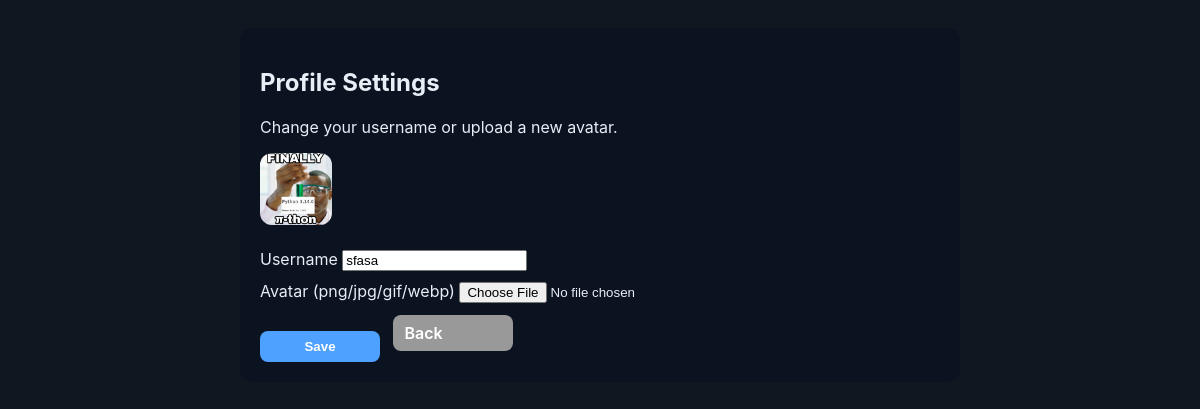
The app's page /settings (signed in) with its own data.
### tables this page shows
CREATE TABLE users
                      (id INTEGER PRIMARY KEY, email TEXT UNIQUE, username TEXT UNIQUE, password TEXT, avatar_url TEXT DEFAULT '', last_seen DATETIME, is_verified INTEGER DEFAULT 0, verification_code TEXT, verification_expiry DATETIME, last_verification_sent DATETIME);

### app.py (the view)
@app.get("/settings", response_class=HTMLResponse, name="settings")
def settings(request: Request):
    user_id = request.session.get('user_id')
    if not user_id:
        return RedirectResponse("/login")
    db = get_db_conn()
    me = get_user_by_id(db, user_id)
    db.close()
    return templates.TemplateResponse("settings.html", {"request": request, "me": me})

### templates/settings.html (shortened to what this page needs)
<!doctype html>
<html lang="en">
<head>
  <link rel="stylesheet" href="{{ url_for('static', path='css/style.css') }}">
</head>
<body>
  <div class="settings">
    <h2>Profile Settings</h2>
    <p>Change your username or upload a new avatar.</p>
    <div>
      <img src="{{ me['avatar_url'] or url_for('static', path='icons/default-avatar.png') }}" alt="avatar" class="avatar-preview">
    </div>
    <form action="{{ url_for('update_profile') }}" method="post" enctype="multipart/form-data">
      <label>Username
        <input type="text" name="username" value="{{ me['username'] }}" />
      </label>
      <label>Avatar (png/jpg/gif/webp)
        <input type="file" name="avatar" accept="image/*" />
      </label>
      <button class="btn" type="submit">Save</button>
      <a class="btn" href="/" style="background:#999; margin-left:8px; text-decoration:none; display:inline-block">Back</a>
    </form>
  </div>
</body>
</html>

### static/css/style.css (style rules this page uses)
:root { --bg:#0f1720; --panel:#0b1220; --muted:#9aa4b2; --accent:#4ea1ff; --me-bg:#154733; --other-bg:#0b1622; --text:#e6eef6; font-family: Inter, Roboto, Arial, sans-serif; }
* { box-sizing:border-box }
body { margin:0;background:var(--bg);color:var(--text) }
img { max-width: 100%; }
img[alt="avatar"] { object-fit: cover; }
.btn { display:inline-flex; align-items:center; justify-content:center; padding:10px 14px; border-radius:10px; border:0; background:var(--accent); color:white; cursor:pointer; font-weight:600; min-width:120px; position:relative; overflow:hidden; transition: transform .12s ease, box-shadow .12s ease, opacity .12s ease; }

### templates/settings.html (style rules this page uses)
.settings { max-width:720px;margin:28px auto;background:var(--panel);padding:20px;border-radius:12px; }
.avatar-preview { width:72px;height:72px;border-radius:12px;object-fit:cover;margin-bottom:10px; }
label { display:block;margin-top:10px;color:var(--text) }
.btn { background:var(--accent); color:white; padding:8px 12px;border-radius:8px;border:0;cursor:pointer;margin-top:12px }

### records on screen
users: avatar_url (picture), username "sfasa"
